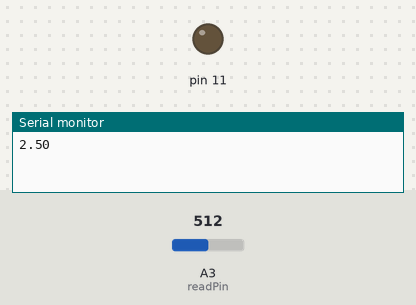
A sketch run on a simulated Arduino Uno, built with avr-gcc and run on an emulated ATmega328P. Shown: output pins drawn as LEDs (lit = HIGH), the last lines printed to the serial monitor. The inputs (shaded band) are chosen by the test bench; at power-on: A3 (readPin) = 512.

Above: at 0.1 s.
At 0.6 s:
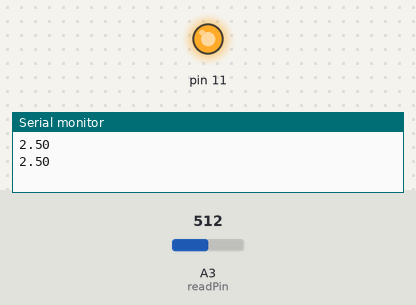
Timing chart, 0 to 2.1 s (numbered marks = the images above):
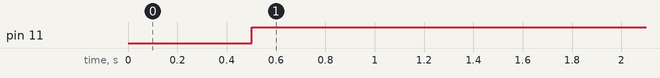

Measured:
- by itself, pin 11: LOW → HIGH at 0.50 s

The sketch:

_10.ino
```cpp
int readPin=A3;
float V2=0;
int readVal;
int delayTime = 500;
void setup() {
  // put your setup code here, to run once:
  pinMode(11,OUTPUT);
  pinMode(readPin,INPUT);
  Serial.begin(9600);
}

void loop() {
  readVal =analogRead(readPin);
  V2=(5./1023.)*readVal;
  Serial.println(V2);
  delay(delayTime);
  analogWrite(11,255);

}
  // put your main code here, to run repeat
```
